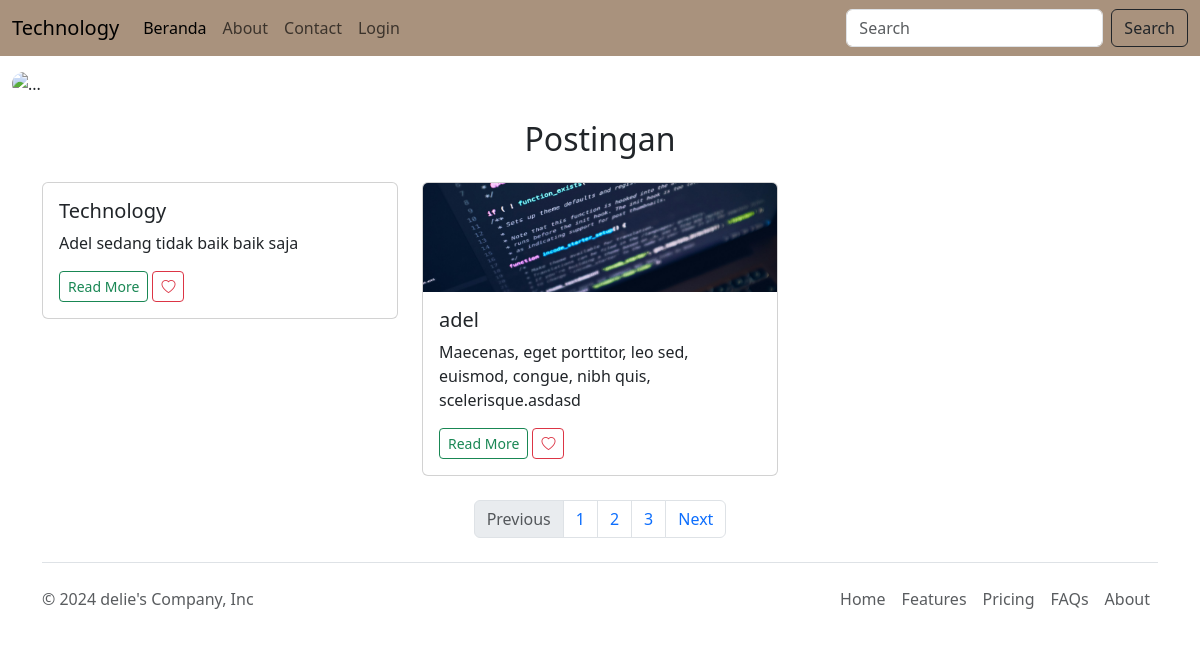
Before: / with the older database file.
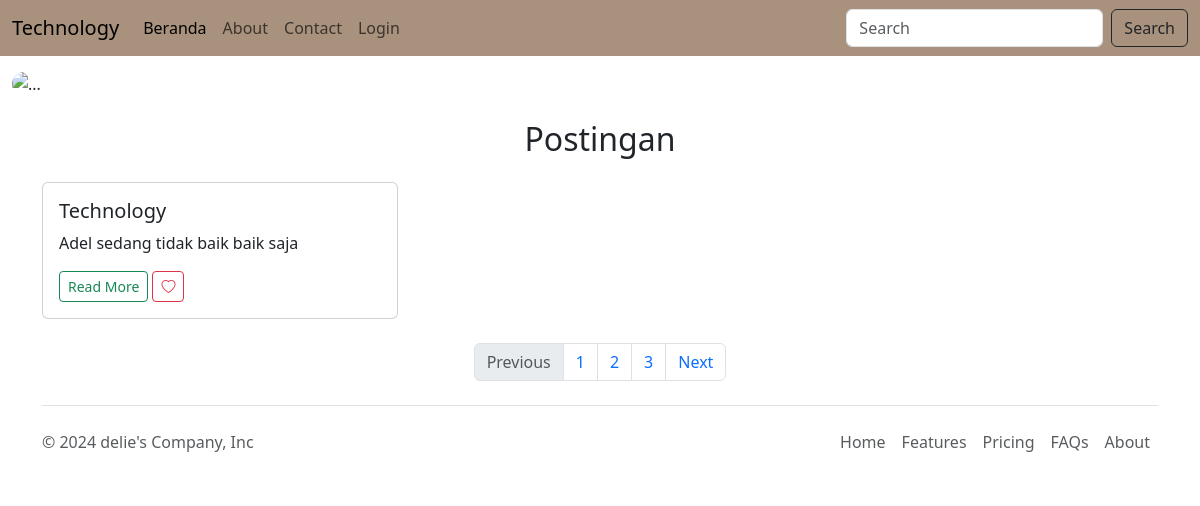
After: the same page with the newer database file.
### tables this page shows
CREATE TABLE `blog` (
  `id` int NOT NULL,
  `judul` varchar(255) DEFAULT NULL,
  `gambar` varchar(255) DEFAULT NULL,
  `desk` varchar(255) DEFAULT NULL,
  `isi` text NOT NULL,
  `penulis` varchar(50) NOT NULL
);

### login/koneksi.php (called while the page is built, shortened)
<?php
$koneksi = mysqli_connect("localhost", "root", "", "pw2024_tubes_233040140");
function query($query)
{
  global $koneksi;
  $result = mysqli_query($koneksi, $query);
  $rows = [];
  while ($row = mysqli_fetch_assoc($result)) {
    $rows[] = $row;
  }
  return $rows;
}

### index.php (the view, shortened to what this page needs)
<?php
require 'login/koneksi.php';
$blog = query("SELECT * FROM blog");
?>
<!doctype html>
<html lang="en">
<head>
  <link href="https://cdn.jsdelivr.net/npm/bootstrap@5.3.3/dist/css/bootstrap.min.css" rel="stylesheet"
>
  <link rel="stylesheet" href="assets/css/style.css?=<?= time() ?>" />
  <link rel="stylesheet" href="https://cdn.jsdelivr.net/npm/bootstrap-icons@1.11.3/font/bootstrap-icons.min.css">
</head>
<body>
  <?php include ('page/navbar.php') ?>
  <div class="container-fluid my-3">
    <div id="carouselExample" class="carousel slide col-lg-12 ">
      <div class="carousel-inner rounded-4">
        <div class="carousel-item active">
          <img src="img/1.jpg" class="d-block w-100" alt="...">
        </div>
      </div>
      <button class="carousel-control-prev" type="button" data-bs-target="#carouselExample" data-bs-slide="prev">
        <span class="carousel-control-prev-icon" aria-hidden="true"></span>
      </button>
      <button class="carousel-control-next" type="button" data-bs-target="#carouselExample" data-bs-slide="next">
        <span class="carousel-control-next-icon" aria-hidden="true"></span>
      </button>
    </div>
  </div>
  <h2 class="text-center mb-4 mt-4">Postingan</h2>
  <div class="container-fluid ">
    <div class="row justify-content-between">
      <section id="gallery">
        <div class="container">
          <div class="row">
            <?php foreach($blog as $bl) : ?>
            <div class="col-lg-4 mb-4">
              <div class="card">
                <img
                  src="img/<?= $bl["gambar"]; ?>"
                  alt="" class="card-img-top">
                <div class="card-body">
                  <h5 class="card-title"><?= $bl["judul"]; ?></h5>
                  <p class="card-text"><?= $bl["desk"]; ?></p>
                  <a href="page/blog.php?judul=<?= $bl['judul']; ?>" class="btn btn-outline-success btn-sm">Read More</a>
                  <a href="" class="btn btn-outline-danger btn-sm"><i class="bi bi-heart"></i></a>
                </div>
              </div>
            </div>
            <?php endforeach; ?>
          </div>
        </div>
      </section>
    </div>
  </div>
  <nav aria-label="Page navigation example">
    <ul class="pagination justify-content-center">
      <li class="page-item disabled">
        <a class="page-link">Previous</a>
      </li>
      <li class="page-item"><a class="page-link" href="#">1</a></li>
      <li class="page-item"><a class="page-link" href="#">2</a></li>
      <li class="page-item"><a class="page-link" href="#">3</a></li>
      <li class="page-item">
        <a class="page-link" href="#">Next</a>
      </li>
    </ul>
  </nav>
  <div class="container">
    <footer class="d-flex flex-wrap justify-content-between align-items-center py-3 my-4 border-top">
      <p class="col-md-4 mb-0 text-muted">&copy; 2024 delie's Company, Inc</p>
      <a href="/"
        class="col-md-4 d-flex align-items-center justify-content-center mb-3 mb-md-0 me-md-auto link-dark text-decoration-none">
        <svg class="bi me-2" width="40" height="32">
          <use xlink:href="#bootstrap" />
        </svg>
      </a>
      <ul class="nav col-md-4 justify-content-end">
        <li class="nav-item"><a href="#" class="nav-link px-2 text-muted">Home</a></li>
        <li class="nav-item"><a href="#" class="nav-link px-2 text-muted">Features</a></li>
        <li class="nav-item"><a href="#" class="nav-link px-2 text-muted">Pricing</a></li>
        <li class="nav-item"><a href="#" class="nav-link px-2 text-muted">FAQs</a></li>
        <li class="nav-item"><a href="#" class="nav-link px-2 text-muted">About</a></li>
      </ul>
    </footer>
  </div>
</body>
</html>

Changed rows visible on the page:
removed blog: gambar (picture), judul "adel", desk "Maecenas, eget porttitor, leo sed, euismod, congue, nibh quis, scelerisque.asdasd"
